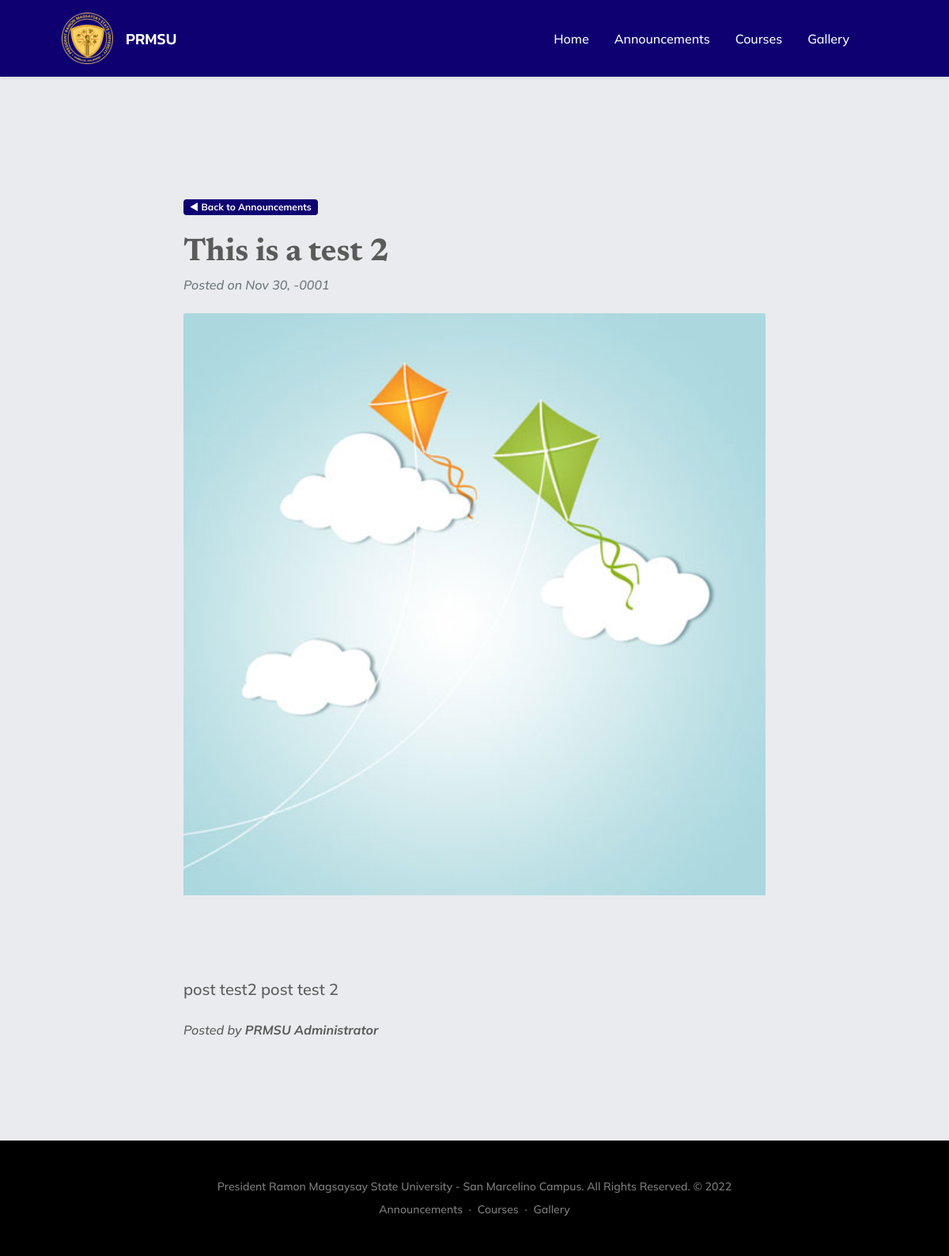
The app's page /announcements/post/view.php?post=2&post-title=This is a test 2 with its own data.
### tables this page shows
CREATE TABLE `announcement_posts` (
  `post_id` int(11) NOT NULL,
  `post_title` varchar(255) NOT NULL,
  `post_description` text NOT NULL,
  `post_image` varchar(255) NOT NULL,
  `post_date` datetime NOT NULL DEFAULT current_timestamp()
);

### announcements/post/view.php (the view, shortened to what this page needs)
<!DOCTYPE html>
<html lang="en">
    <head>
        <?php
                             include '../../admin/init/model/config/conn.auth.php';
                             $GET_imgId = intval($_GET['post']);
                             $imgtitle = $_GET['post-title'];
                             $sql = "SELECT * FROM `announcement_posts` WHERE `post_id`= ? AND post_title = ?";
                             $stmt = $conn->prepare($sql);
                             $stmt->bind_param("is", $GET_imgId, $imgtitle);
                             $stmt->execute();
                             $result = $stmt->get_result();
                             while ($row = $result->fetch_assoc()) {
                            ?>
        <link href="../assets/css/styles.css" rel="stylesheet" />
    </head>
    <body style="background-color: #E9EBEE;">
          <?php include('../../components/navigation.php');?>
        <div class="container " style="margin-top:200px !important">
            <div class="row justify-content-center ">
                <div class="col-lg-8">
                    <article>
                        <header class="mb-4">
                            <a href="../"><span class="badge badge-primary" style="background-color:#0F0072" ><i class="fa fa-square-arrow-left"></i></i> ◄ Back to Announcements</span> </a> <br><br><h1 class="fw-bolder mb-1"><?= $row['post_title'] ?></h1>
                            <div class="text-muted fst-italic mb-2">Posted on <?= date("M d, Y",strtotime($row['post_date'])); ?></div>
                        </header>
                        <figure class="mb-4"><a href="../../admin/<?= $row['post_image']; ?>" target="_blank"><img class="card-img-top w-850 h-350" style="width:100%;height:100%;" src="../../admin/<?= $row['post_image']; ?>" alt="..." /></figure></a>
                        <section class="mb-5">
                            <p class="fs-5 mb-4"><?=$row['post_description']; ?></p>
                            <em>Posted by <strong>PRMSU Administrator</strong></em></span>
                              </section>
                    </article>
               <?php } ?>
                </div>
            </div>
        </div>
       <?php include('../../components/footer.php');?>
    </body>
</html>

### components/navigation.php (shortened to what this page needs)
<?php include('src.php');?>
<?php
  $link1 = '';
  $link2 = 'announcements';
  $link3 = 'courses';
  $link4 = 'gallery';
?>
<nav class="navbar navbar-expand-lg navbar-light fixed-top shadow-sm" id="mainNav" style="background-color:#0F0072 !important">
            <div class="container px-5">
            <img src="assets/img/prmsu.png" alt style="height: 65px;margin-right: 1rem"/><a class="navbar-brand text-white" href="#page-top">PRMSU</a>
                <div class="collapse navbar-collapse" id="navbarResponsive">
                    <ul class="navbar-nav ms-auto me-4 my-3 my-lg-0">
                    <li class="nav-item"><a class="nav-link me-lg-3 text-white" href="http://localhost/prmsusm.edu.ph/<?= $link1 ?>">Home</a></li>
                        <li class="nav-item"><a class="nav-link me-lg-3 text-white" href="http://localhost/prmsusm.edu.ph/<?= $link2 ?>/">Announcements</a></li>
                        <li class="nav-item"><a class="nav-link me-lg-3 text-white" href="http://localhost/prmsusm.edu.ph/<?= $link3 ?>/">Courses</a></li>
                        <li class="nav-item"><a class="nav-link me-lg-3 text-white" href="http://localhost/prmsusm.edu.ph/<?= $link4 ?>/">Gallery</a></li>
                    </ul>
                </div>
            </div>
</nav>

### assets/css/carousel.css (style rules this page uses)
body { padding-top: 3rem; color: #5a5a5a; }

### records on screen
announcement_posts: post_title "This is a test 2", post_date "Nov 30, -0001", post_image (picture), post_description "post test2 post test 2"
